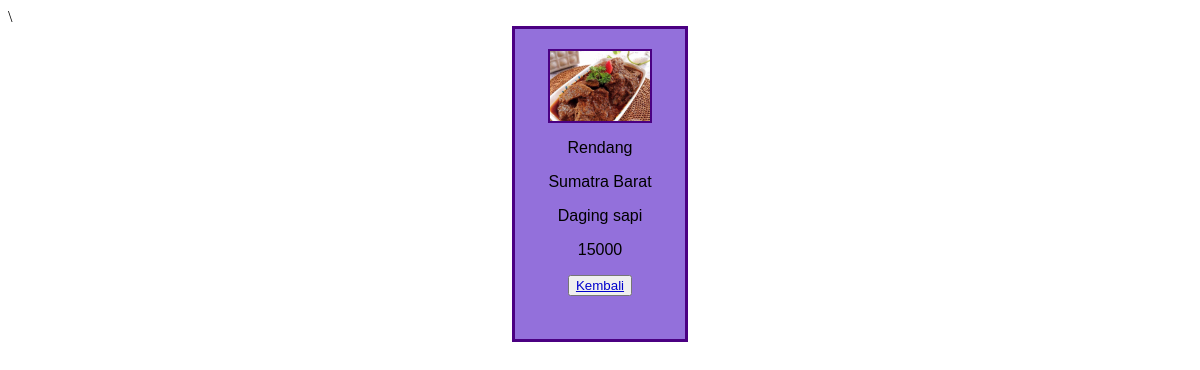
The app's page /latihan5c/php/detail.php?id=1 with its own data.
### tables this page shows
CREATE TABLE `makanan` (
  `id` int(11) NOT NULL,
  `nama` char(35) NOT NULL,
  `asal` char(15) NOT NULL,
  `bahan` char(20) NOT NULL,
  `harga` int(11) NOT NULL,
  `gambar` char(20) NOT NULL
);

### latihan5c/php/functions.php (called while the page is built)
<?php
    function koneksi(){
        $conn = mysqli_connect("localhost", "root", "") or die ("Koneksi ke DB gagal!");
        mysqli_select_db($conn, "tubes_193040022") or die ("Database Salah!");
        return $conn;
    }
    function query($sql) {
        $conn = koneksi();
        $result = mysqli_query($conn, "$sql");
        $rows = [];
        while ($row = mysqli_fetch_assoc($result)) {
            $rows[] = $row;
        }
        return $rows;
    }
?>

### latihan5c/php/detail.php (the view, shortened to what this page needs)
\<?php
    require 'functions.php';
    $id = $_GET['id'];
    $mkn = query("SELECT * FROM makanan WHERE id = $id")[0];
    ?>
<!DOCTYPE html>
<html lang="en">
<head>
</head>
<body>
    <div class="container">
        <div class="gambar">
            <img src="../assets/img/<?= $mkn["gambar"]; ?>" alt="">
        </div>
        <div class="keterangan">
            <p><?= $mkn["nama"]; ?></p>
            <p><?= $mkn["asal"]; ?></p>
            <p><?= $mkn["bahan"]; ?></p>
            <p><?= $mkn["harga"]; ?></p>
        </div>
        <button class="tombol-kembali"><a href="../index.php">Kembali</a></button>
    </div>
</body>
</html>

### latihan5c/php/detail.php (style rules this page uses)
.container { border: 3px solid #4B0082; background-color: #9370DB; width: 170px; height: 270px; margin: auto; padding: 20px 0 20px 0; text-align: center; font-family: arial; font-size: medium; }
img { border: 2px solid #4B0082; width: 100px; height: 70px; }
button:link, a:link { color: #0000CD; }

### records on screen
makanan: gambar (picture), nama "Rendang", asal "Sumatra Barat", bahan "Daging sapi", harga "15000"
